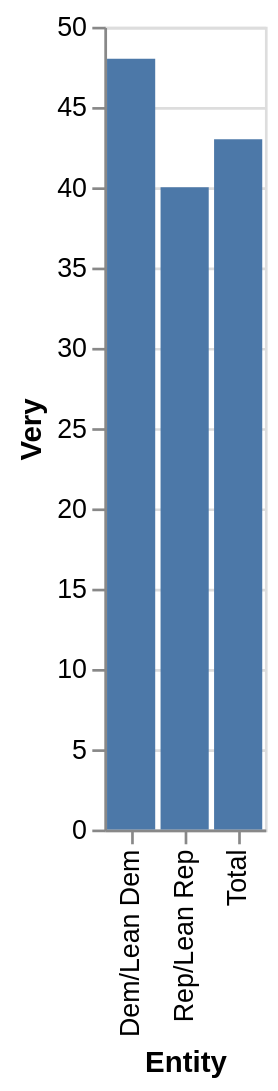

Here is the Vega-Lite specification saved for this chart:
### Vega-Lite specification from a JSON file in a GitHub repository (floating-point values rounded to 4 significant figures)
{"$schema": "https://vega.github.io/schema/vega-lite/v5.json", "description": "Bar chart auto-generated from CSV", "data": {"values": [{"Entity": "Dem/Lean Dem", "Very": 48}, {"Entity": "Rep/Lean Rep", "Very": 40}, {"Entity": "Total", "Very": 43}]}, "mark": "bar", "encoding": {"x": {"field": "Entity", "type": "ordinal"}, "y": {"field": "Very", "type": "quantitative"}}}
